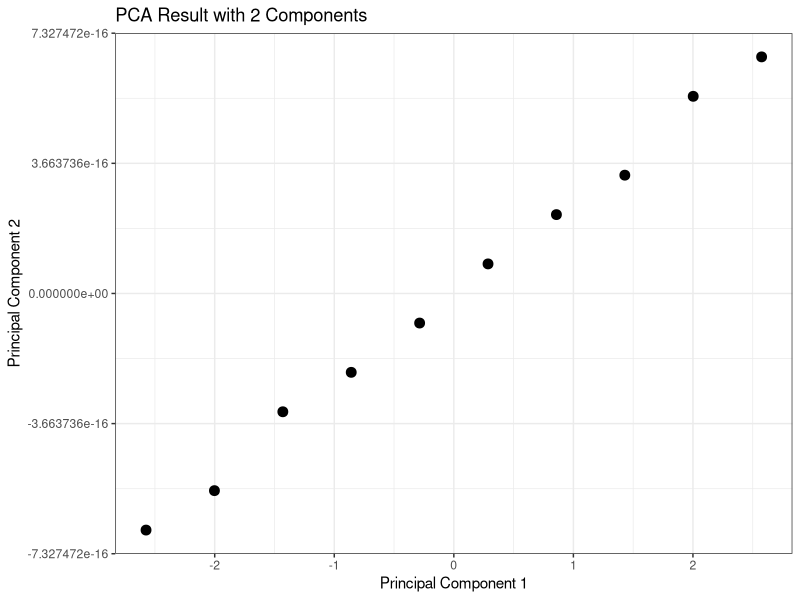

Recreate this plot in R.

library(stats)
library(ggplot2)

# Define the dataset
data <- data.frame(
  Feature_A = c(50, 60, 70, 80, 90, 100, 110, 120, 130, 140),
  Feature_B = c(30, 35, 40, 45, 50, 55, 60, 65, 70, 75),
  Feature_C = c(200, 210, 220, 230, 240, 250, 260, 270, 280, 290)
)

# Standardize the data
data_scaled <- as.data.frame(scale(data))

# TODO: Update the code to reduce to 2 dimensions.
pca_result <- prcomp(data_scaled, center = FALSE, scale. = FALSE, rank. = 2)

# Project the data onto the first two principal components
pca_scores <- pca_result$x[, 1:2]

# View explained variance ratio
explained_variance <- summary(pca_result)$importance[2, 1:2]
print(paste("Explained Variance: ", explained_variance))

# Plot both principal components on a 2D plot
# TODO: Update the plot to show the second principal component as well.
plot_data <- data.frame(PC1 = pca_scores[, 1], PC2 = pca_scores[, 2])

plot <- ggplot(plot_data, aes(x = PC1, y = PC2)) +
  geom_point(size = 3) +
  labs(
    x = "Principal Component 1",
    y = "Principal Component 2",
    title = "PCA Result with 2 Components"
  ) +
  theme_bw() +
  theme(panel.grid = element_line())

print(plot)
